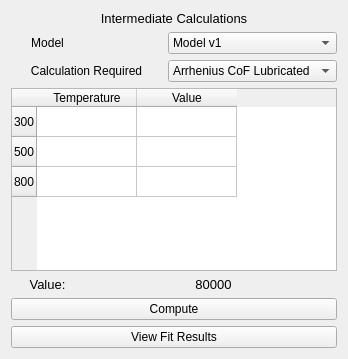
<?xml version="1.0" encoding="UTF-8"?>
<ui version="4.0">
 <class>Form</class>
 <widget class="QWidget" name="Form">
  <property name="geometry">
   <rect>
    <x>0</x>
    <y>0</y>
    <width>348</width>
    <height>359</height>
   </rect>
  </property>
  <property name="windowTitle">
   <string>Form</string>
  </property>
  <layout class="QGridLayout" name="gridLayout">
   <item row="0" column="0" colspan="3">
    <widget class="QLabel" name="label_10">
     <property name="maximumSize">
      <size>
       <width>16777215</width>
       <height>20</height>
      </size>
     </property>
     <property name="font">
      <font>
       <pointsize>10</pointsize>
      </font>
     </property>
     <property name="inputMethodHints">
      <set>Qt::ImhNone</set>
     </property>
     <property name="text">
      <string>Intermediate Calculations</string>
     </property>
     <property name="alignment">
      <set>Qt::AlignCenter</set>
     </property>
    </widget>
   </item>
   <item row="1" column="0">
    <widget class="QLabel" name="groupIdLabel_5">
     <property name="font">
      <font>
       <pointsize>9</pointsize>
      </font>
     </property>
     <property name="text">
      <string>Model</string>
     </property>
     <property name="alignment">
      <set>Qt::AlignCenter</set>
     </property>
    </widget>
   </item>
   <item row="1" column="2">
    <widget class="QComboBox" name="groupIdComboBox_3">
     <property name="font">
      <font>
       <pointsize>9</pointsize>
      </font>
     </property>
     <item>
      <property name="text">
       <string>Model v1</string>
      </property>
     </item>
    </widget>
   </item>
   <item row="2" column="0" colspan="2">
    <widget class="QLabel" name="groupIdLabel_6">
     <property name="font">
      <font>
       <pointsize>9</pointsize>
      </font>
     </property>
     <property name="text">
      <string>Calculation Required</string>
     </property>
     <property name="alignment">
      <set>Qt::AlignCenter</set>
     </property>
    </widget>
   </item>
   <item row="2" column="2">
    <widget class="QComboBox" name="groupIdComboBox_4">
     <property name="font">
      <font>
       <pointsize>9</pointsize>
      </font>
     </property>
     <item>
      <property name="text">
       <string>Arrhenius CoF Lubricated</string>
      </property>
     </item>
     <item>
      <property name="text">
       <string>Arrhenius CoF Dry</string>
      </property>
     </item>
     <item>
      <property name="text">
       <string>Arrhenius Viscosity</string>
      </property>
     </item>
    </widget>
   </item>
   <item row="3" column="0" colspan="3">
    <widget class="QTableWidget" name="tableWidget">
     <property name="frameShape">
      <enum>QFrame::StyledPanel</enum>
     </property>
     <property name="frameShadow">
      <enum>QFrame::Sunken</enum>
     </property>
     <property name="alternatingRowColors">
      <bool>false</bool>
     </property>
     <property name="showGrid">
      <bool>true</bool>
     </property>
     <property name="sortingEnabled">
      <bool>false</bool>
     </property>
     <property name="cornerButtonEnabled">
      <bool>true</bool>
     </property>
     <row>
      <property name="text">
       <string>300</string>
      </property>
     </row>
     <row>
      <property name="text">
       <string>500</string>
      </property>
     </row>
     <row>
      <property name="text">
       <string>800</string>
      </property>
     </row>
     <column>
      <property name="text">
       <string>Temperature</string>
      </property>
     </column>
     <column>
      <property name="text">
       <string>Value</string>
      </property>
     </column>
    </widget>
   </item>
   <item row="4" column="0">
    <widget class="QLabel" name="label_11">
     <property name="maximumSize">
      <size>
       <width>16777215</width>
       <height>20</height>
      </size>
     </property>
     <property name="font">
      <font>
       <pointsize>10</pointsize>
      </font>
     </property>
     <property name="inputMethodHints">
      <set>Qt::ImhNone</set>
     </property>
     <property name="text">
      <string>Value:</string>
     </property>
     <property name="alignment">
      <set>Qt::AlignCenter</set>
     </property>
    </widget>
   </item>
   <item row="4" column="1" colspan="2">
    <widget class="QLabel" name="label_12">
     <property name="maximumSize">
      <size>
       <width>16777215</width>
       <height>20</height>
      </size>
     </property>
     <property name="font">
      <font>
       <pointsize>10</pointsize>
      </font>
     </property>
     <property name="inputMethodHints">
      <set>Qt::ImhNone</set>
     </property>
     <property name="text">
      <string>80000</string>
     </property>
     <property name="alignment">
      <set>Qt::AlignCenter</set>
     </property>
    </widget>
   </item>
   <item row="5" column="0" colspan="3">
    <widget class="QPushButton" name="viewForcePlotBtn_3">
     <property name="font">
      <font>
       <pointsize>9</pointsize>
      </font>
     </property>
     <property name="text">
      <string>Compute</string>
     </property>
    </widget>
   </item>
   <item row="6" column="0" colspan="3">
    <widget class="QPushButton" name="viewForcePlotBtn_4">
     <property name="font">
      <font>
       <pointsize>9</pointsize>
      </font>
     </property>
     <property name="text">
      <string>View Fit Results</string>
     </property>
    </widget>
   </item>
  </layout>
 </widget>
 <resources/>
 <connections/>
</ui>
